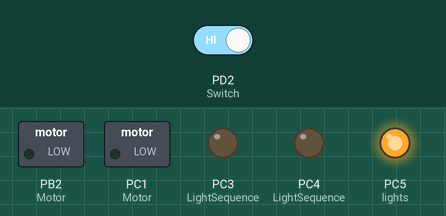
A program run on a simulated ATmega328P, built with avr-gcc and emulated at 16 MHz. Parts: switched loads named in the program (green lamp = pin HIGH), output pins drawn as LEDs (lit = HIGH). Inputs (shaded band) come from the test bench; at power-on: PD2 (Switch) HIGH.

Above: at 1.2 s.
1.3 s: PD2 (Switch) driven LOW
At 5.3 s:
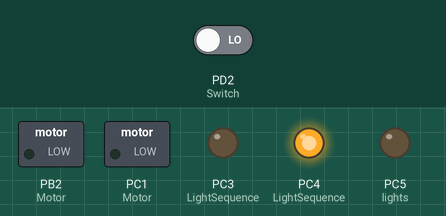
At 13.7 s:
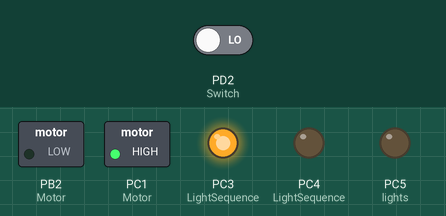
29.3 s: PD2 (Switch) driven HIGH
At 38.0 s:
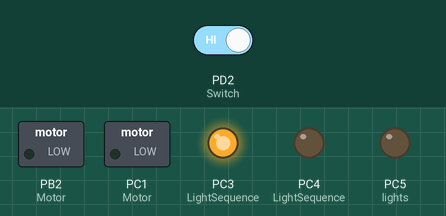
Timing chart, 0 to 48.5 s (numbered marks = the images above; inputs shaded):
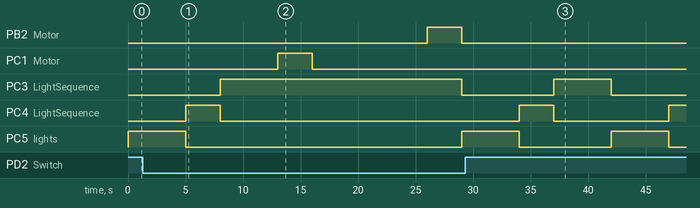

Measured:
- after the input at 1.3 s, PB2 (Motor): LOW → HIGH after 24.7 s, → LOW 3.0 s later; PC1 (Motor): LOW → HIGH after 11.7 s, → LOW 3.0 s later; PC4 (LightSequence): goes on until 8.0 s, then stays LOW
- after the input at 29.3 s, PC1 (Motor): stays LOW (without the input it goes to HIGH after 12.7 s)

The program:

main.c
```c
/*
 * HW_TrafficLight_2.c
 *
 * Created: 06-08-2026 14:08:54
 * Author : roseb
 */


#define F_CPU 16000000UL
#include <avr/io.h>
#include <util/delay.h>

void LightSequence(void);
void PedestrianCross(void);

int main(void)
{
	DDRD&=~(1<<DDD2);   //Emergency Switch at PD2 as input
	PORTD|=(1<<PD2);   //Emergency pin internally pulled up
	PORTB|=(1<<PB0);   //Motor input pin Internally pulled up
	PORTD|=(1<<PD0);   //Motor input pin Internally pulled up
	DDRC|=((1<<DDC5) | (1<<DDC4) | (1<<DDC3));   //PC5, PC4 and PC3 as Output(signal lights)
	DDRC|=(1<<DDC1);   //Motor Clockwise pin made as output
	DDRB|=(1<<DDB2);   //Motor Anticlockwise pin made as output


    while (1)
    {
		if(!(PIND&(1<<PD2)))   //If the emergency switch is not pressed(ie. PD2 has 1 (connected internally to Vcc), not 0)
		{

			PedestrianCross();

		}
		else
		{
			LightSequence();
		}
	}
}
void LightSequence()
{
	PORTC|=(1<<PC5);   //PC5 - Green is ON
	PORTC&=~( (1<<PC4) | (1<<PC3) );   //PC4 - Orange and PC3 - Red is OFF
	_delay_ms(5000);

	PORTC|=(1<<PC4);   //PC4 - Orange is ON
	PORTC&=~( (1<<PC5) | (1<<PC3) );   //PC5 - Green and PC3 - Red is OFF
	_delay_ms(3000);

	PORTC|=(1<<PC3);   //PC3 - Red is ON
	PORTC&=~( (1<<PC4) | (1<<PC5) );   //PC4 - Orange and PC5 - Green is OFF
	_delay_ms(5000);
}
void PedestrianCross()
{
	PORTC|=(1<<PC3);   //Only the Red Led turns ON, rest all are OFF
	PORTC&=~( (1<<PC5) | (1<<PC4) );

	PORTC|=(1<<PC1);   //Clockwise output pin is HIGH
	PORTB&=~(1<<PB2);   //Anticlockwise pin is Low
	_delay_ms(3000);   //Arm blocks the vehicles
	PORTC&=~(1<<PC1);   //Clockwise output pin is Low
	PORTB&=~(1<<PB2);   //Anticlockwise pin is Low
	_delay_ms(10000);   //Time for the pedestrian to cross the road
	PORTC&=~(1<<PC1);   //Clockwise output pin is Low
	PORTB|=(1<<PB2);   //Anticlockwise pin is High
	_delay_ms(3000);   //Arm unblocks the vehicles
	PORTC&=~(1<<PC1);   //Clockwise output pin is Low
	PORTB&=~(1<<PB2);   //Anticlockwise pin is Low
	LightSequence();

}
```
